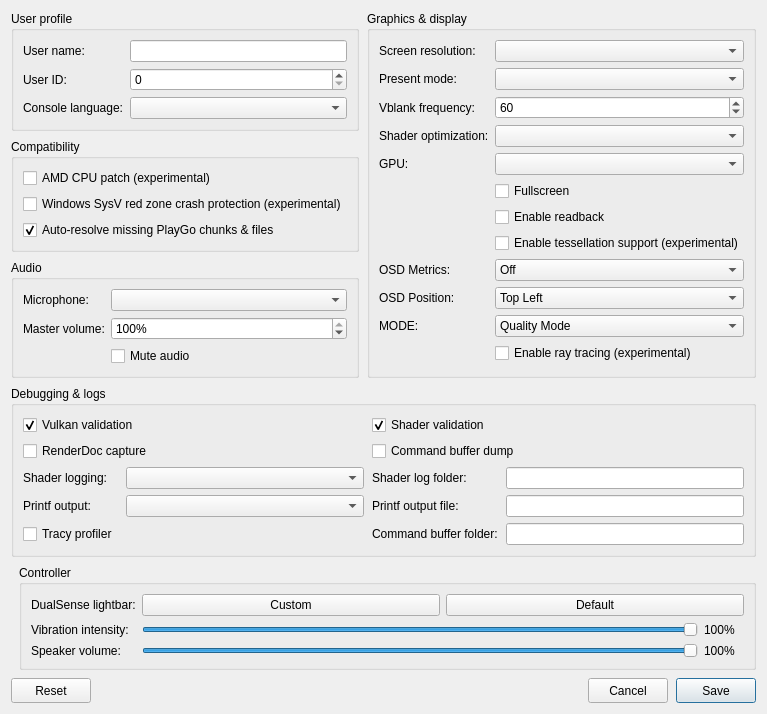
<?xml version="1.0" encoding="UTF-8"?>
<ui version="4.0">
 <class>ConfigurationEditDialog</class>
 <widget class="QDialog" name="ConfigurationEditDialog">
  <property name="geometry">
   <rect>
    <x>0</x>
    <y>0</y>
    <width>760</width>
    <height>620</height>
   </rect>
  </property>
  <property name="windowTitle">
   <string>Settings</string>
  </property>
  <property name="locale">
   <locale language="English" country="UnitedStates"/>
  </property>
  <layout class="QGridLayout" name="gridLayout">
   <property name="horizontalSpacing">
    <number>8</number>
   </property>
   <property name="verticalSpacing">
    <number>8</number>
   </property>
   <item row="0" column="0" colspan="2">
    <layout class="QGridLayout" name="sectionsLayout" columnstretch="1,1">
     <property name="horizontalSpacing">
      <number>8</number>
     </property>
     <property name="verticalSpacing">
      <number>8</number>
     </property>
     <item row="0" column="0">
      <widget class="QGroupBox" name="user_profile_group">
       <property name="title">
        <string>User profile</string>
       </property>
       <layout class="QFormLayout" name="userProfileLayout">
        <property name="fieldGrowthPolicy">
         <enum>QFormLayout::AllNonFixedFieldsGrow</enum>
        </property>
        <item row="0" column="0">
         <widget class="QLabel" name="label_user_name">
          <property name="text"><string>User name:</string></property>
         </widget>
        </item>
        <item row="0" column="1">
         <widget class="MandatoryLineEdit" name="lineEdit_user_name">
          <property name="toolTip"><string>Local user name exposed to games</string></property>
          <property name="clearButtonEnabled"><bool>true</bool></property>
         </widget>
        </item>
        <item row="1" column="0">
         <widget class="QLabel" name="label_user_id">
          <property name="text"><string>User ID:</string></property>
         </widget>
        </item>
        <item row="1" column="1">
         <widget class="QSpinBox" name="spinBox_user_id">
          <property name="toolTip"><string>Local user ID exposed to games</string></property>
          <property name="maximum"><number>2147483647</number></property>
         </widget>
        </item>
        <item row="2" column="0">
         <widget class="QLabel" name="label_console_language">
          <property name="text"><string>Console language:</string></property>
         </widget>
        </item>
        <item row="2" column="1">
         <widget class="QComboBox" name="comboBox_console_language">
          <property name="toolTip"><string>Language</string></property>
         </widget>
        </item>
       </layout>
      </widget>
     </item>
     <item row="2" column="0">
      <widget class="QGroupBox" name="audio_group">
       <property name="title"><string>Audio</string></property>
       <layout class="QFormLayout" name="audioLayout">
        <property name="fieldGrowthPolicy">
         <enum>QFormLayout::AllNonFixedFieldsGrow</enum>
        </property>
        <item row="0" column="0">
         <widget class="QLabel" name="label_audio_input_device">
          <property name="text"><string>Microphone:</string></property>
         </widget>
        </item>
        <item row="0" column="1">
         <widget class="QComboBox" name="comboBox_audio_input_device"/>
        </item>
        <item row="1" column="0">
         <widget class="QLabel" name="label_master_volume">
          <property name="text"><string>Master volume:</string></property>
         </widget>
        </item>
        <item row="1" column="1">
         <widget class="QSpinBox" name="spinBox_master_volume">
          <property name="toolTip"><string>Master audio output volume (0-100%)</string></property>
          <property name="minimum"><number>0</number></property>
          <property name="maximum"><number>100</number></property>
          <property name="value"><number>100</number></property>
          <property name="suffix"><string>%</string></property>
         </widget>
        </item>
        <item row="2" column="1">
         <widget class="QCheckBox" name="checkBox_audio_muted">
          <property name="toolTip"><string>Mute all emulator audio output</string></property>
          <property name="text"><string>Mute audio</string></property>
         </widget>
        </item>
       </layout>
      </widget>
     </item>
     <item row="0" column="1" rowspan="3">
      <widget class="QGroupBox" name="graphics_group">
       <property name="title">
        <string>Graphics &amp;&amp; display</string>
       </property>
       <layout class="QFormLayout" name="graphicsLayout">
        <property name="fieldGrowthPolicy">
         <enum>QFormLayout::AllNonFixedFieldsGrow</enum>
        </property>
        <item row="0" column="0">
         <widget class="QLabel" name="label_screen_resolution">
          <property name="text"><string>Screen resolution:</string></property>
         </widget>
        </item>
        <item row="0" column="1">
         <widget class="QComboBox" name="comboBox_screen_resolution">
          <property name="toolTip"><string>Window resolution</string></property>
         </widget>
        </item>
        <item row="1" column="0">
         <widget class="QLabel" name="label_present_mode">
          <property name="text"><string>Present mode:</string></property>
         </widget>
        </item>
        <item row="1" column="1">
         <widget class="QComboBox" name="comboBox_present_mode">
          <property name="toolTip"><string>Vulkan swapchain presentation mode</string></property>
         </widget>
        </item>
        <item row="2" column="0">
         <widget class="QLabel" name="label_vblank_frequency">
          <property name="text"><string>Vblank frequency:</string></property>
         </widget>
        </item>
        <item row="2" column="1">
         <widget class="QSpinBox" name="spinBox_vblank_frequency">
          <property name="toolTip"><string>Virtual display refresh rate used for frame pacing (0 = Uncapped)</string></property>
          <property name="specialValueText"><string>Uncapped</string></property>
          <property name="minimum"><number>0</number></property>
          <property name="maximum"><number>360</number></property>
          <property name="value"><number>60</number></property>
         </widget>
        </item>
        <item row="3" column="0">
         <widget class="QLabel" name="label_shader_optimization">
          <property name="text"><string>Shader optimization:</string></property>
         </widget>
        </item>
        <item row="3" column="1">
         <widget class="QComboBox" name="comboBox_shader_optimization_type">
          <property name="toolTip"><string>Optimize shaders for code size or performance</string></property>
         </widget>
        </item>
        <item row="4" column="0">
         <widget class="QLabel" name="label_gpu">
          <property name="text"><string>GPU:</string></property>
         </widget>
        </item>
        <item row="4" column="1">
         <widget class="QComboBox" name="comboBox_gpu">
          <property name="toolTip"><string>Graphics device used by the emulator</string></property>
         </widget>
        </item>
        <item row="5" column="1">
         <widget class="QCheckBox" name="checkBox_fullscreen">
          <property name="toolTip"><string>Run in borderless desktop fullscreen</string></property>
          <property name="text"><string>Fullscreen</string></property>
         </widget>
        </item>
        <item row="6" column="1">
         <widget class="QCheckBox" name="checkBox_readback">
          <property name="toolTip"><string>Read back writable linear images</string></property>
          <property name="text"><string>Enable readback</string></property>
         </widget>
        </item>
        <item row="7" column="1">
         <widget class="QCheckBox" name="checkBox_tessellation">
          <property name="toolTip"><string>Draw tessellated geometry. Disabled by default; unsupported tessellation may cause crashes.</string></property>
          <property name="text"><string>Enable tessellation support (experimental)</string></property>
         </widget>
        </item>
        <item row="8" column="0">
         <widget class="QLabel" name="label_osd">
          <property name="text"><string>OSD Metrics:</string></property>
         </widget>
        </item>
        <item row="8" column="1">
         <widget class="QComboBox" name="comboBox_osd">
          <property name="toolTip"><string>On-Screen Display for performance and shader metrics</string></property>
          <item><property name="text"><string>Off</string></property></item>
          <item><property name="text"><string>Basic (FPS &amp; Frame Time)</string></property></item>
          <item><property name="text"><string>Detailed (All Stats)</string></property></item>
         </widget>
        </item>
        <item row="9" column="0">
         <widget class="QLabel" name="label_osd_alignment">
          <property name="text"><string>OSD Position:</string></property>
         </widget>
        </item>
        <item row="9" column="1">
         <widget class="QComboBox" name="comboBox_osd_alignment">
          <property name="toolTip"><string>Corner to display the OSD</string></property>
          <item><property name="text"><string>Top Left</string></property></item>
          <item><property name="text"><string>Top Right</string></property></item>
          <item><property name="text"><string>Bottom Left</string></property></item>
          <item><property name="text"><string>Bottom Right</string></property></item>
         </widget>
        </item>
        <item row="10" column="0">
         <widget class="QLabel" name="label_profile">
          <property name="text"><string>MODE:</string></property>
         </widget>
        </item>
        <item row="10" column="1">
         <widget class="QComboBox" name="comboBox_profile">
          <property name="toolTip"><string>Optimized presets for AMD Ryzen &amp; modern GPUs</string></property>
          <item><property name="text"><string>Quality Mode</string></property></item>
          <item><property name="text"><string>Performance Mode</string></property></item>
         </widget>
        </item>

        <item row="11" column="1">
         <widget class="QCheckBox" name="checkBox_ray_tracing">
          <property name="toolTip"><string>Enable the ray tracing rendering path on the next game launch. Game patches that disable ray tracing must also be disabled.</string></property>
          <property name="text"><string>Enable ray tracing (experimental)</string></property>
         </widget>
        </item>
       </layout>
      </widget>
     </item>
     <item row="3" column="0" colspan="2">
      <widget class="QGroupBox" name="debug_group">
       <property name="title">
        <string>Debugging &amp;&amp; logs</string>
       </property>
       <layout class="QGridLayout" name="debugLayout" columnstretch="0,1,0,1">
        <property name="horizontalSpacing"><number>8</number></property>
        <property name="verticalSpacing"><number>6</number></property>
        <item row="0" column="0" colspan="2">
         <widget class="QCheckBox" name="checkBox_vulkan_validation">
          <property name="toolTip"><string>Enable Vulkan validation layers</string></property>
          <property name="text"><string>Vulkan validation</string></property>
          <property name="checked"><bool>true</bool></property>
         </widget>
        </item>
        <item row="0" column="2" colspan="2">
         <widget class="QCheckBox" name="checkBox_shader_validation">
          <property name="toolTip"><string>Validate SPIR-V binary</string></property>
          <property name="text"><string>Shader validation</string></property>
          <property name="checked"><bool>true</bool></property>
         </widget>
        </item>
        <item row="1" column="0" colspan="2">
         <widget class="QCheckBox" name="checkBox_renderdoc_capture">
          <property name="toolTip"><string>Enable RenderDoc capture</string></property>
          <property name="text"><string>RenderDoc capture</string></property>
         </widget>
        </item>
        <item row="1" column="2" colspan="2">
         <widget class="QCheckBox" name="checkBox_cmd_dump">
          <property name="toolTip"><string>Dump command buffers</string></property>
          <property name="text"><string>Command buffer dump</string></property>
         </widget>
        </item>
        <item row="2" column="0">
         <widget class="QLabel" name="label_shader_log_direction">
          <property name="text"><string>Shader logging:</string></property>
         </widget>
        </item>
        <item row="2" column="1">
         <widget class="QComboBox" name="comboBox_shader_log_direction">
          <property name="toolTip"><string>Dump shaders to file or console window. If enabled may decrease emulator performance</string></property>
         </widget>
        </item>
        <item row="2" column="2">
         <widget class="QLabel" name="label_shader_log_folder">
          <property name="text"><string>Shader log folder:</string></property>
         </widget>
        </item>
        <item row="2" column="3">
         <widget class="MandatoryLineEdit" name="lineEdit_shader_log_folder">
          <property name="toolTip"><string>Specify directory to dump shaders</string></property>
          <property name="clearButtonEnabled"><bool>true</bool></property>
         </widget>
        </item>
        <item row="3" column="0">
         <widget class="QLabel" name="label_printf_direction">
          <property name="text"><string>Printf output:</string></property>
         </widget>
        </item>
        <item row="3" column="1">
         <widget class="QComboBox" name="comboBox_printf_direction">
          <property name="toolTip"><string>Print logs to file or console window. If enabled may decrease emulator performance</string></property>
         </widget>
        </item>
        <item row="3" column="2">
         <widget class="QLabel" name="label_printf_file">
          <property name="text"><string>Printf output file:</string></property>
         </widget>
        </item>
        <item row="3" column="3">
         <widget class="MandatoryLineEdit" name="lineEdit_printf_file">
          <property name="toolTip"><string>Specify file to dump logs</string></property>
          <property name="clearButtonEnabled"><bool>true</bool></property>
         </widget>
        </item>
        <item row="4" column="0">
         <widget class="QCheckBox" name="checkBox_profiler">
          <property name="toolTip"><string>Enable the Tracy profiler. Profiling may decrease emulator performance</string></property>
          <property name="text"><string>Tracy profiler</string></property>
         </widget>
        </item>
        <item row="4" column="2">
         <widget class="QLabel" name="label_cmd_dump_folder">
          <property name="text"><string>Command buffer folder:</string></property>
         </widget>
        </item>
        <item row="4" column="3">
         <widget class="MandatoryLineEdit" name="lineEdit_cmd_dump_folder">
          <property name="toolTip"><string>Specify directory to dump command buffers</string></property>
          <property name="clearButtonEnabled"><bool>true</bool></property>
         </widget>
        </item>
       </layout>
      </widget>
     </item>
     <item row="1" column="0">
      <widget class="QGroupBox" name="compatibility_group">
       <property name="title">
        <string>Compatibility</string>
       </property>
       <layout class="QVBoxLayout" name="compatibilityLayout">
        <item>
         <widget class="QCheckBox" name="checkBox_amd_cpu">
          <property name="toolTip"><string>Patch CPU instructions that differ between AMD and the host CPU.</string></property>
          <property name="text"><string>AMD CPU patch (experimental)</string></property>
         </widget>
        </item>
        <item>
         <widget class="QCheckBox" name="checkBox_red_zone_protection">
          <property name="toolTip"><string>Helps prevent crashes in some games on Windows</string></property>
          <property name="text"><string>Windows SysV red zone crash protection (experimental)</string></property>
         </widget>
        </item>
        <item>
         <widget class="QCheckBox" name="checkBox_auto_fix_missing_files">
          <property name="toolTip"><string>Automatically resolve missing PlayGo chunks, PRX files, and game assets to prevent loading hangs</string></property>
          <property name="text"><string>Auto-resolve missing PlayGo chunks &amp;&amp; files</string></property>
          <property name="checked"><bool>true</bool></property>
         </widget>
        </item>
       </layout>
      </widget>
     </item>
    </layout>
   </item>
   <item row="1" column="1">
    <widget class="QGroupBox" name="controller_group">
     <property name="title"><string>Controller</string></property>
     <layout class="QFormLayout" name="controllerLayout">
      <property name="fieldGrowthPolicy"><enum>QFormLayout::AllNonFixedFieldsGrow</enum></property>
      <item row="0" column="0">
       <widget class="QLabel" name="label_controller_color">
        <property name="text"><string>DualSense lightbar:</string></property>
       </widget>
      </item>
      <item row="0" column="1">
       <layout class="QHBoxLayout" name="controllerColorLayout">
        <item>
         <widget class="QPushButton" name="button_controller_color">
          <property name="toolTip"><string>Choose and preview a fixed LED color. Bluetooth DualSense may take several seconds to update.</string></property>
          <property name="text"><string>Custom</string></property>
         </widget>
        </item>
        <item>
         <widget class="QPushButton" name="button_controller_color_reset">
          <property name="toolTip"><string>Let the game control the lightbar</string></property>
          <property name="text"><string>Default</string></property>
         </widget>
        </item>
       </layout>
      </item>
      <item row="1" column="0">
       <widget class="QLabel" name="label_controller_vibration">
        <property name="text"><string>Vibration intensity:</string></property>
       </widget>
      </item>
      <item row="1" column="1">
       <layout class="QHBoxLayout" name="controllerVibrationLayout">
        <item>
         <widget class="QSlider" name="slider_controller_vibration">
          <property name="toolTip"><string>Scale DualSense vibration over USB and Bluetooth</string></property>
          <property name="maximum"><number>100</number></property>
          <property name="value"><number>100</number></property>
          <property name="orientation"><enum>Qt::Horizontal</enum></property>
         </widget>
        </item>
        <item>
         <widget class="QLabel" name="label_controller_vibration_value">
          <property name="minimumSize"><size><width>40</width><height>0</height></size></property>
          <property name="text"><string>100%</string></property>
         </widget>
        </item>
       </layout>
      </item>
      <item row="2" column="0">
       <widget class="QLabel" name="label_controller_volume">
        <property name="text"><string>Speaker volume:</string></property>
       </widget>
      </item>
      <item row="2" column="1">
       <layout class="QHBoxLayout" name="controllerVolumeLayout">
        <item>
         <widget class="QSlider" name="slider_controller_volume">
          <property name="toolTip"><string>Scale the DualSense controller speaker over USB and Bluetooth</string></property>
          <property name="maximum"><number>100</number></property>
          <property name="value"><number>100</number></property>
          <property name="orientation"><enum>Qt::Horizontal</enum></property>
         </widget>
        </item>
        <item>
         <widget class="QLabel" name="label_controller_volume_value">
          <property name="minimumSize"><size><width>40</width><height>0</height></size></property>
          <property name="text"><string>100%</string></property>
         </widget>
        </item>
       </layout>
      </item>
     </layout>
    </widget>
   </item>
   <item row="2" column="0" colspan="2">
    <layout class="QHBoxLayout" name="buttonLayout">
     <item>
     <widget class="QPushButton" name="clear_button">
       <property name="minimumSize"><size><width>80</width><height>25</height></size></property>
       <property name="text"><string>Reset</string></property>
       <property name="toolTip"><string>Restore default settings</string></property>
      </widget>
     </item>
     <item>
      <spacer name="buttonSpacer">
       <property name="orientation"><enum>Qt::Horizontal</enum></property>
       <property name="sizeHint" stdset="0"><size><width>40</width><height>20</height></size></property>
      </spacer>
     </item>
     <item>
      <widget class="QPushButton" name="cancel_button">
       <property name="minimumSize"><size><width>80</width><height>25</height></size></property>
       <property name="text"><string>Cancel</string></property>
      </widget>
     </item>
     <item>
      <widget class="QPushButton" name="ok_button">
       <property name="minimumSize"><size><width>80</width><height>25</height></size></property>
       <property name="text"><string>Save</string></property>
       <property name="default"><bool>true</bool></property>
      </widget>
     </item>
    </layout>
   </item>
  </layout>
 </widget>
 <customwidgets>
  <customwidget>
   <class>MandatoryLineEdit</class>
   <extends>QLineEdit</extends>
   <header>mandatoryLineEdit.h</header>
  </customwidget>
 </customwidgets>
 <resources/>
</ui>
